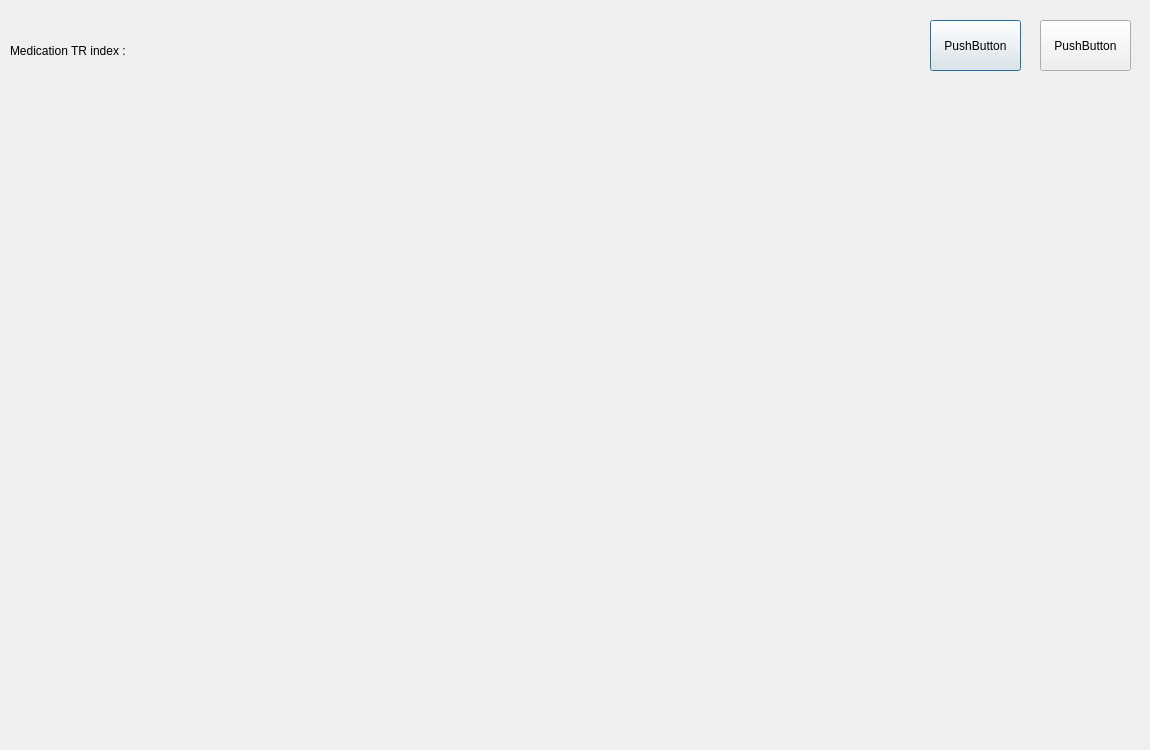
<?xml version="1.0" encoding="UTF-8"?>
<ui version="4.0">
 <class>Dialog</class>
 <widget class="QDialog" name="Dialog">
  <property name="geometry">
   <rect>
    <x>0</x>
    <y>0</y>
    <width>1150</width>
    <height>750</height>
   </rect>
  </property>
  <property name="minimumSize">
   <size>
    <width>1150</width>
    <height>750</height>
   </size>
  </property>
  <property name="maximumSize">
   <size>
    <width>1150</width>
    <height>750</height>
   </size>
  </property>
  <property name="windowTitle">
   <string>Dialog</string>
  </property>
  <widget class="QLabel" name="label">
   <property name="geometry">
    <rect>
     <x>10</x>
     <y>20</y>
     <width>851</width>
     <height>61</height>
    </rect>
   </property>
   <property name="styleSheet">
    <string notr="true">font: 90 28pt &quot;맑은 고딕&quot;;</string>
   </property>
   <property name="text">
    <string>Medication TR index : </string>
   </property>
  </widget>
  <widget class="QPushButton" name="pushButton">
   <property name="geometry">
    <rect>
     <x>930</x>
     <y>20</y>
     <width>91</width>
     <height>51</height>
    </rect>
   </property>
   <property name="text">
    <string>PushButton</string>
   </property>
  </widget>
  <widget class="QPushButton" name="pushButton_2">
   <property name="geometry">
    <rect>
     <x>1040</x>
     <y>20</y>
     <width>91</width>
     <height>51</height>
    </rect>
   </property>
   <property name="text">
    <string>PushButton</string>
   </property>
  </widget>
 </widget>
 <resources/>
 <connections/>
</ui>
